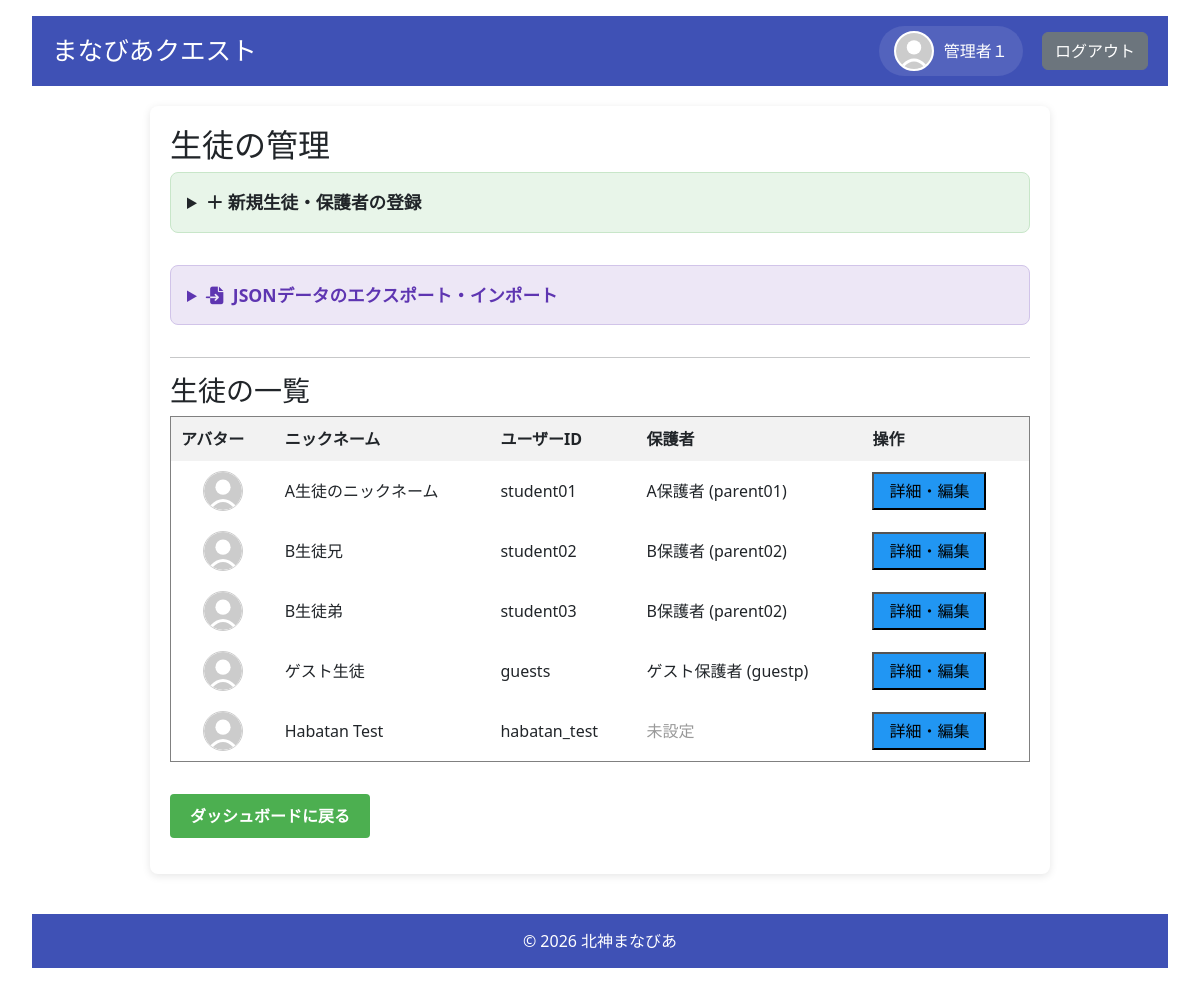
Page /admin/students (signed in) on the earlier database version.
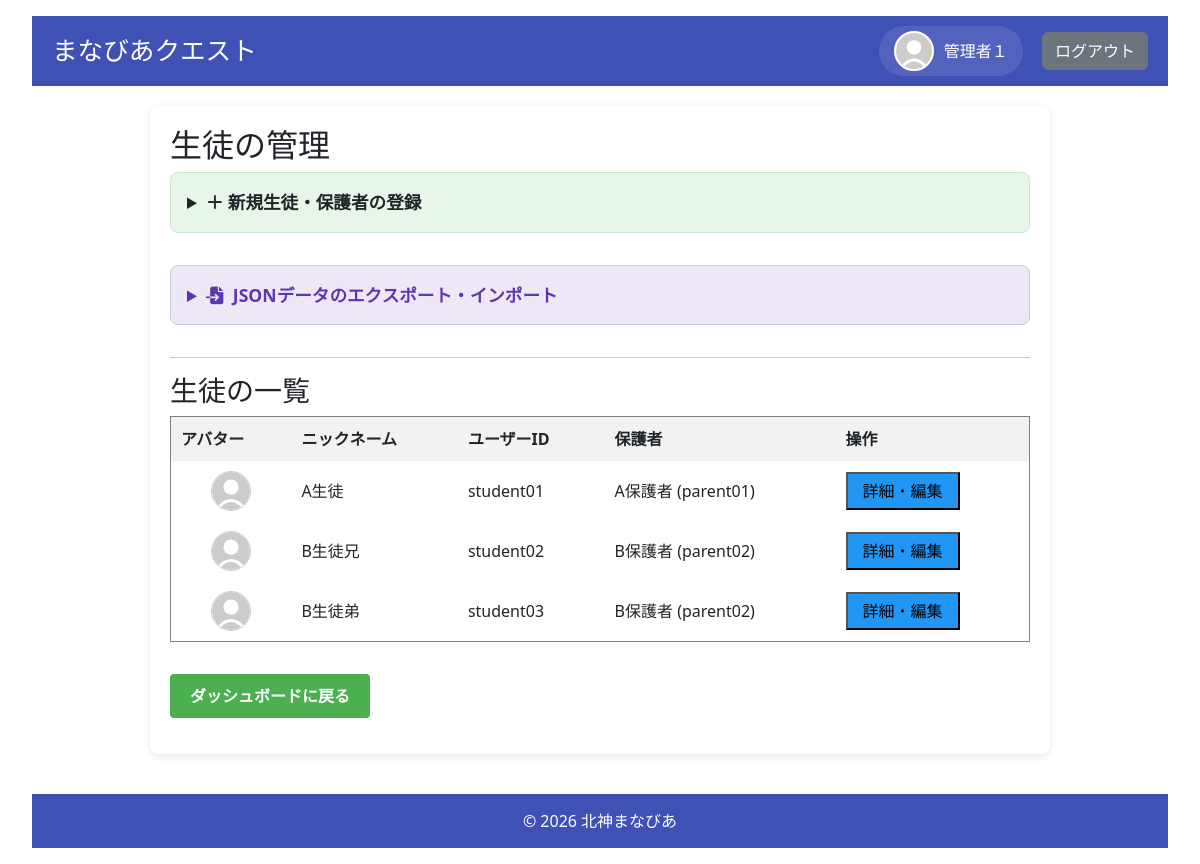
Same page on the later database version.
### models.py (models this page shows, shortened)
class User(UserMixin, db.Model):
    __tablename__ = 'users'
    id = db.Column(db.Integer, primary_key=True)
    username = db.Column(db.String(80), unique=True, nullable=False)
    password_hash = db.Column(db.String(128), nullable=False)
    role = db.Column(db.String(20), nullable=False)  # 'admin', 'student', 'parent'
    is_first_login = db.Column(db.Boolean, default=True, nullable=False)
    nickname = db.Column(db.String(80), nullable=True)
    avatar = db.Column(db.String(200), nullable=True)
    parent_id = db.Column(db.Integer, db.ForeignKey('users.id'), nullable=True)
    user_level = db.Column(db.Integer, default=1)
    medals = db.Column(db.Integer, default=0)
    user_title = db.Column(db.String(100), default='見習い')
    target_levels_json = db.Column(db.String(200), default='{"math": "Lv1", "english": "Lv1", "japanese": "Lv1"}')
    children = db.relationship('User', backref=db.backref('parent', remote_side=[id]), lazy='dynamic')
    attempt_logs = db.relationship('QuestAttemptLog', back_populates='user', cascade="all, delete-orphan")
    @property
    def display_name(self):
        return self.nickname if self.nickname else self.username
    @property
    def avatar_url(self):
        if self.avatar:
            return f"/static/images/avatars/{self.avatar}"
        return "/static/images/avatars/default.svg"

### app.py (the view, shortened to what this page needs)
@app.route('/admin/students')
def manage_students():
    if session.get('role') != 'admin' :
        return redirect(url_for('login'))
    users = safe_query_all(User.query.filter_by(role='student'))
    data = []
    for user in users:
        user_data = {
            'id': user.id,
            'username': user.username,
            'nickname': user.nickname,
            'progress': [],
            'medals': [],
            'parent': None
        }
        if user.parent:
            user_data['parent'] = {
                'id': user.parent.id,
                'username': user.parent.username,
                'nickname': user.parent.nickname
            }
        progress_records = safe_query_all(UserProgress.query.filter_by(user_id=user.id, status='cleared'))
        if not progress_records:
            user_data['progress'] = []
        medal_counts = safe_query_all(db.session.query(
            QuestHistory.quest_id,
            QuestHistory.attempts
        ).filter_by(user_id=user.id))
        user_data['medals'] = [{'quest_id': m[0], 'count': m[1]} for m in medal_counts]
        data.append(user_data)
    all_parents = safe_query_all(User.query.filter_by(role='parent'))
    parent_list = [{'id': p.id, 'username': p.username, 'nickname': p.nickname} for p in all_parents]
    return render_template('manage_students.html', students=data, parents=parent_list)

### app.py (called while the page is built)
@app.context_processor
def inject_markdown_help():
    def get_markdown_help():
        try:
            filepath = os.path.join(basedir, 'Markdown_help.md')
            with open(filepath, 'r', encoding='utf-8') as f:
                return f.read()
        except Exception as e:
            app.logger.error(f"Error reading Markdown_help.md: {e}")
            return "ヘルプファイルを読み込めませんでした。"
    return dict(get_markdown_help=get_markdown_help)

def safe_get(model, ident, retries=5, delay=1.0):
    for i in range(retries):
        try:
            return db.session.get(model, ident)
        except OperationalError as e:
            if "disk I/O error" in str(e) or "database is locked" in str(e):
                app.logger.warning(f"Database get failed (attempt {i+1}/{retries}): {e}. Retrying in {delay}s...")
                time.sleep(delay)
                continue
            raise
    return db.session.get(model, ident)

def safe_query_all(query, retries=5, delay=1.0):
    for i in range(retries):
        try:
            return query.all()
        except OperationalError as e:
            if "disk I/O error" in str(e) or "database is locked" in str(e):
                app.logger.warning(f"Database query all failed (attempt {i+1}/{retries}): {e}. Retrying in {delay}s...")
                time.sleep(delay)
                continue
            raise
    return query.all()

@login_manager.user_loader
def load_user(user_id):
    return safe_get(User, int(user_id))

### templates/manage_students.html (shortened to what this page needs)
{% extends "base.html" %}
{% block content %}
<h2>生徒の管理</h2>
<details style="background: #e8f5e9; padding: 1rem; margin-bottom: 2rem; border-radius: 8px; border: 1px solid #c8e6c9;">
    <summary style="cursor: pointer; font-weight: bold; font-size: 1.1rem;">＋ 新規生徒・保護者の登録</summary>
</details>
<details style="background: #ede7f6; padding: 1rem; margin-bottom: 2rem; border-radius: 8px; border: 1px solid #d1c4e9;">
    <summary style="cursor: pointer; font-weight: bold; font-size: 1.1rem; color: #5e35b1;">
        <i class="fa-solid fa-file-import" style="margin-right: 5px;"></i> JSONデータのエクスポート・インポート
    </summary>
</details>
<hr>
<h3>生徒の一覧</h3>
<div style="overflow-x: auto; margin-bottom: 2rem;">
    <table border="1" cellpadding="10" style="width: 100%; border-collapse: collapse; background: white;">
        <thead style="background: #f2f2f2;">
            <tr>
                <th>アバター</th>
                <th>ニックネーム</th>
                <th>ユーザーID</th>
                <th>保護者</th>
                <th>操作</th>
            </tr>
        </thead>
        <tbody>
            {% for student in students %}
            <tr id="row_{{ student.id }}">
                <td style="text-align: center;">
                    <div style="width: 40px; height: 40px; border-radius: 50%; overflow: hidden; margin: 0 auto; border: 1px solid #ccc;">
                        <img src="{{ url_for('static', filename='images/avatars/' + (student.avatar if student.avatar else 'default.svg')) }}" style="width: 100%; height: 100%; object-fit: cover;">
                    </div>
                </td>
                <td>{{ student.nickname }}</td>
                <td>{{ student.username }}</td>
                <td>
                    {% if student.parent %}
                        {{ student.parent.nickname }} ({{ student.parent.username }})
                    {% else %}
                        <span style="color: #999;">未設定</span>
                    {% endif %}
                </td>
                <td>
                    <button type="button" onclick="showStudentDetail('{{ student.id }}')" style="padding: 5px 15px; background-color: #2196F3;">詳細・編集</button>
                </td>
            </tr>
            {% endfor %}
        </tbody>
    </table>
</div>
<p><a href="{{ url_for('dashboard_' + current_user.role) }}" class="button">ダッシュボードに戻る</a></p>
{% endblock %}

### templates/base.html (shortened to what this page needs)
<!DOCTYPE html>
<html lang="ja">
<head>
    <link rel="stylesheet" href="{{ url_for('static', filename='css/style.css') }}">
    <link href="https://cdn.jsdelivr.net/npm/bootstrap@5.3.2/dist/css/bootstrap.min.css" rel="stylesheet">
    <link rel="stylesheet" href="https://cdnjs.cloudflare.com/ajax/libs/font-awesome/6.5.1/css/all.min.css">
</head>
<body>
    <header>
        <h1>まなびあクエスト</h1>
        <nav>
            {% if current_user.is_authenticated %}
            <a href="{{ url_for('profile') }}" class="nav-profile">
                <div class="avatar-container">
                    <img src="{{ current_user.avatar_url }}">
                </div>
                <span>{{ current_user.display_name }}</span>
            </a>
            {% endif %}
            <a href="{{ url_for('logout') }}" class="btn btn-secondary">ログアウト</a>
        </nav>
    </header>
    <main>
        {% block content %}{% endblock %}
    </main>
    <footer>
        &copy; 2026 北神まなびあ
    </footer>
</body>
</html>

### static/css/style.css (style rules this page uses)
body { font-family: "Helvetica Neue", Helvetica, Arial, sans-serif; background-color: #f5f7fa; color: #333333; margin: 0; padding: 1rem 2rem; line-height: 1.6; }
header { background-color: #3f51b5; color: white; padding: 10px 20px; display: flex; align-items: center; justify-content: space-between; min-height: 60px; }
header h1 { margin: 0; font-size: 1.6rem; white-space: nowrap; }
nav { display: flex; align-items: center; gap: 1.2rem; flex-shrink: 0; }
.nav-profile { display: flex; align-items: center; gap: 10px; color: white; text-decoration: none; background: rgba(255,255,255,0.1); padding: 5px 15px; border-radius: 30px; transition: background 0.2s; }
.avatar-container { width: 40px; height: 40px; border-radius: 50%; overflow: hidden; background-color: #eee; flex-shrink: 0; border: 2px solid white; }
.avatar-container img { width: 100%; height: 100%; object-fit: cover; margin-right: 0; }
main { max-width: 900px; margin: 20px auto; padding: 20px; background-color: white; border-radius: 8px; box-shadow: 0 2px 8px rgba(0,0,0,0.1); }
footer { text-align: center; padding: 15px 10px; background-color: #3f51b5; color: white; margin-top: 40px; }
h1, h2 { color: #3f51b5; margin-top: 0; }
h3 { color: #303f9f; margin-bottom: 10px; }
img { max-width: 100%; height: auto; margin-right: 10px; }
.btn { display: inline-block; padding: 10px 20px; font-size: 16px; font-weight: 600; text-decoration: none; border-radius: 4px; border: none; cursor: pointer; transition: background-color 0.3s ease, opacity 0.2s ease; user-select: none; text-align: center; }
.btn-secondary { background-color: #e0e0e0; color: #333; }
.button { @extend .btn; @extend .btn-primary; }
.button { background-color: #4CAF50; color: white; padding: 10px 20px; border-radius: 4px; text-decoration: none; display: inline-block; font-weight: 600; cursor: pointer; }

Differences in the rows shown:
removed User: nickname "ゲスト生徒", username "guests", parent.nickname "ゲスト保護者", parent.username "guestp"
removed User: nickname "Habatan Test", username "habatan_test", shows "未設定"
changed User "student01": nickname "A生徒のニックネーム" → "A生徒"
